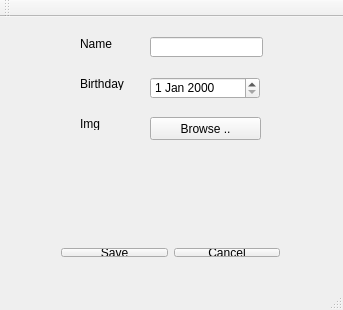
<?xml version="1.0" encoding="UTF-8"?>
<ui version="4.0">
 <class>TutorialClass</class>
 <widget class="QMainWindow" name="TutorialClass">
  <property name="geometry">
   <rect>
    <x>0</x>
    <y>0</y>
    <width>343</width>
    <height>310</height>
   </rect>
  </property>
  <property name="windowTitle">
   <string>Tutorial</string>
  </property>
  <widget class="QWidget" name="centralWidget">
   <widget class="QWidget" name="horizontalLayoutWidget">
    <property name="geometry">
     <rect>
      <x>50</x>
      <y>220</y>
      <width>241</width>
      <height>31</height>
     </rect>
    </property>
    <layout class="QHBoxLayout" name="horizontalLayout">
     <item>
      <widget class="QPushButton" name="pushButton">
       <property name="text">
        <string>Save</string>
       </property>
      </widget>
     </item>
     <item>
      <widget class="QPushButton" name="pushButton_2">
       <property name="text">
        <string>Cancel</string>
       </property>
      </widget>
     </item>
    </layout>
   </widget>
   <widget class="QLineEdit" name="nameEdit">
    <property name="geometry">
     <rect>
      <x>150</x>
      <y>20</y>
      <width>113</width>
      <height>20</height>
     </rect>
    </property>
   </widget>
   <widget class="QLabel" name="nameLabel">
    <property name="geometry">
     <rect>
      <x>80</x>
      <y>20</y>
      <width>46</width>
      <height>13</height>
     </rect>
    </property>
    <property name="text">
     <string>Name</string>
    </property>
   </widget>
   <widget class="QLabel" name="birthLabel">
    <property name="geometry">
     <rect>
      <x>80</x>
      <y>60</y>
      <width>46</width>
      <height>13</height>
     </rect>
    </property>
    <property name="text">
     <string>Birthday</string>
    </property>
   </widget>
   <widget class="QLabel" name="imgLabel">
    <property name="geometry">
     <rect>
      <x>80</x>
      <y>100</y>
      <width>46</width>
      <height>13</height>
     </rect>
    </property>
    <property name="text">
     <string>Img</string>
    </property>
   </widget>
   <widget class="QPushButton" name="fileEdit">
    <property name="geometry">
     <rect>
      <x>150</x>
      <y>100</y>
      <width>111</width>
      <height>23</height>
     </rect>
    </property>
    <property name="text">
     <string>Browse ..</string>
    </property>
   </widget>
   <widget class="QDateEdit" name="birthdayEdit">
    <property name="geometry">
     <rect>
      <x>150</x>
      <y>60</y>
      <width>110</width>
      <height>22</height>
     </rect>
    </property>
   </widget>
   <widget class="QLabel" name="myLabel">
    <property name="geometry">
     <rect>
      <x>100</x>
      <y>140</y>
      <width>81</width>
      <height>71</height>
     </rect>
    </property>
    <property name="text">
     <string/>
    </property>
   </widget>
  </widget>
  <widget class="QMenuBar" name="menuBar">
   <property name="geometry">
    <rect>
     <x>0</x>
     <y>0</y>
     <width>343</width>
     <height>21</height>
    </rect>
   </property>
  </widget>
  <widget class="QToolBar" name="mainToolBar">
   <attribute name="toolBarArea">
    <enum>TopToolBarArea</enum>
   </attribute>
   <attribute name="toolBarBreak">
    <bool>false</bool>
   </attribute>
  </widget>
  <widget class="QStatusBar" name="statusBar"/>
 </widget>
 <layoutdefault spacing="6" margin="11"/>
 <tabstops>
  <tabstop>nameEdit</tabstop>
  <tabstop>fileEdit</tabstop>
  <tabstop>pushButton</tabstop>
  <tabstop>pushButton_2</tabstop>
 </tabstops>
 <resources>
  <include location="tutorial.qrc"/>
 </resources>
 <connections>
  <connection>
   <sender>fileEdit</sender>
   <signal>clicked()</signal>
   <receiver>TutorialClass</receiver>
   <slot>fileAction()</slot>
   <hints>
    <hint type="sourcelabel">
     <x>219</x>
     <y>144</y>
    </hint>
    <hint type="destinationlabel">
     <x>51</x>
     <y>121</y>
    </hint>
   </hints>
  </connection>
  <connection>
   <sender>pushButton_2</sender>
   <signal>clicked()</signal>
   <receiver>TutorialClass</receiver>
   <slot>cancelAction()</slot>
   <hints>
    <hint type="sourcelabel">
     <x>239</x>
     <y>187</y>
    </hint>
    <hint type="destinationlabel">
     <x>44</x>
     <y>222</y>
    </hint>
   </hints>
  </connection>
  <connection>
   <sender>pushButton</sender>
   <signal>clicked()</signal>
   <receiver>TutorialClass</receiver>
   <slot>saveAction()</slot>
   <hints>
    <hint type="sourcelabel">
     <x>98</x>
     <y>189</y>
    </hint>
    <hint type="destinationlabel">
     <x>271</x>
     <y>236</y>
    </hint>
   </hints>
  </connection>
 </connections>
 <slots>
  <slot>fileAction()</slot>
  <slot>cancelAction()</slot>
  <slot>saveAction()</slot>
 </slots>
</ui>
